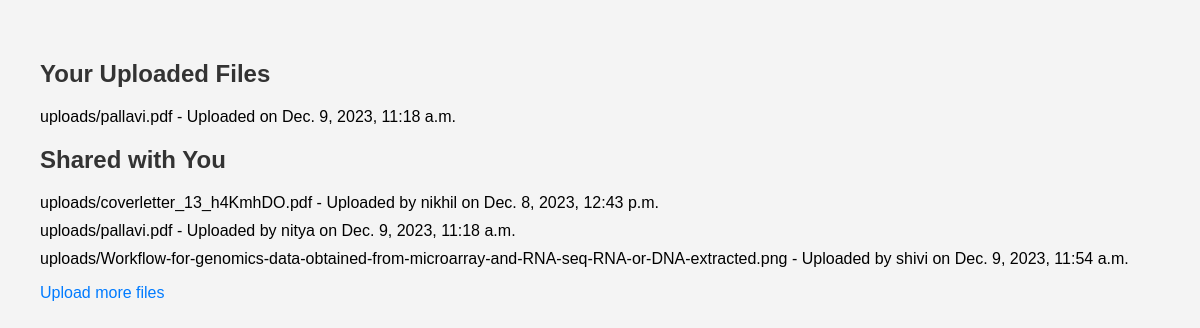
The page /file_list/ (signed in) on the database its author committed.
### file_upload_app/models.py (models this page shows)
class UploadedFile(models.Model):
    user = models.ForeignKey(User, on_delete=models.CASCADE)
    file = models.FileField(upload_to='uploads/')
    uploaded_at = models.DateTimeField(auto_now_add=True)

### file_upload_app/views.py (the view)
# urls.py: path('file_list/', file_list, name='file_list'),
@login_required
def file_list(request):
    user_files = UploadedFile.objects.filter(user=request.user)
    shared_files = UploadedFile.objects.all()
    return render(request, 'file_upload_app/file_list.html', {'user_files': user_files, 'shared_files': shared_files})

### file_upload_app/templates/file_upload_app/file_list.html (shortened to what this page needs)
<!DOCTYPE html>
<html lang="en">
<head>
</head>
<body>
  <h2>Your Uploaded Files</h2>
  <ul>
    {% for file in user_files %}
      <li>{{ file.file.name }} - Uploaded on {{ file.uploaded_at }}</li>
    {% endfor %}
  </ul>
  <h2>Shared with You</h2>
  <ul>
    {% for file in shared_files %}
      <li>{{ file.file.name }} - Uploaded by {{ file.user.username }} on {{ file.uploaded_at }}</li>
    {% endfor %}
  </ul>
  <p><a href="{% url 'file_upload' %}">Upload more files</a></p>
</body>
</html>

### file_upload_app/templates/file_upload_app/file_list.html (style rules this page uses)
body { font-family: 'Arial', sans-serif; margin: 20px; padding: 20px; background-color: #f4f4f4; background-image: url('http://www.pixelstalk.net/wp-content/uploads/2016/06/Light-Blue-HD-Backgrounds.jpg'); background-size: cover; background-position: center; }
h2 { color: #333; }
ul { list-style-type: none; padding: 0; }
li { margin-bottom: 10px; }
a { color: #007BFF; text-decoration: none; }

### rows shown on the page
UploadedFile: file.name "uploads/pallavi.pdf", uploaded_at "Dec. 9, 2023, 11:18 a.m.", user.username "nitya"
UploadedFile: file.name "uploads/coverletter_13_h4KmhDO.pdf", user.username "nikhil", uploaded_at "Dec. 8, 2023, 12:43 p.m."
UploadedFile: file.name "uploads/Workflow-for-genomics-data-obtained-from-microarray-and-RNA-seq-RNA-or-DNA-extracted.png", user.username "shivi", uploaded_at "Dec. 9, 2023, 11:54 a.m."
